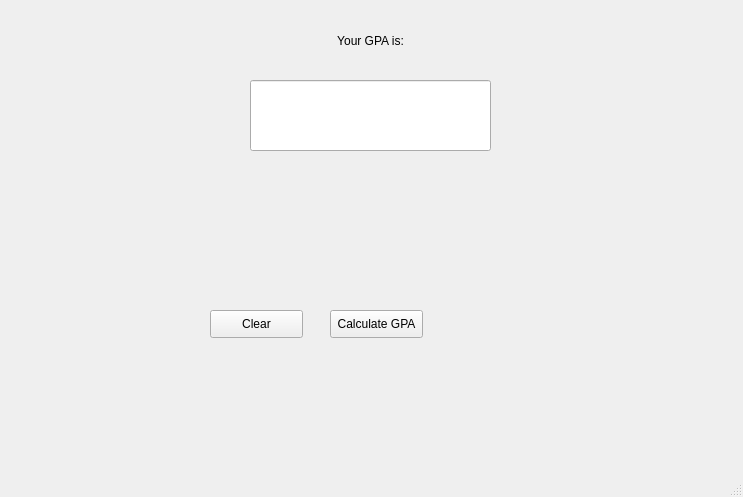
<?xml version="1.0" encoding="UTF-8"?>
<ui version="4.0">
 <class>MainWindow</class>
 <widget class="QMainWindow" name="MainWindow">
  <property name="geometry">
   <rect>
    <x>0</x>
    <y>0</y>
    <width>743</width>
    <height>497</height>
   </rect>
  </property>
  <property name="windowTitle">
   <string>MainWindow</string>
  </property>
  <widget class="QWidget" name="centralwidget">
   <widget class="QPushButton" name="pushButton_calculate">
    <property name="geometry">
     <rect>
      <x>330</x>
      <y>310</y>
      <width>93</width>
      <height>28</height>
     </rect>
    </property>
    <property name="text">
     <string>Calculate GPA</string>
    </property>
   </widget>
   <widget class="QLabel" name="label_GPA_Title">
    <property name="geometry">
     <rect>
      <x>250</x>
      <y>10</y>
      <width>241</width>
      <height>61</height>
     </rect>
    </property>
    <property name="text">
     <string>Your GPA is:</string>
    </property>
    <property name="alignment">
     <set>Qt::AlignCenter</set>
    </property>
   </widget>
   <widget class="QLineEdit" name="lineEdit_GPA">
    <property name="geometry">
     <rect>
      <x>250</x>
      <y>80</y>
      <width>241</width>
      <height>71</height>
     </rect>
    </property>
   </widget>
   <widget class="QPushButton" name="pushButton_clear">
    <property name="geometry">
     <rect>
      <x>210</x>
      <y>310</y>
      <width>93</width>
      <height>28</height>
     </rect>
    </property>
    <property name="text">
     <string>Clear</string>
    </property>
   </widget>
  </widget>
  <widget class="QMenuBar" name="menubar">
   <property name="geometry">
    <rect>
     <x>0</x>
     <y>0</y>
     <width>743</width>
     <height>26</height>
    </rect>
   </property>
  </widget>
  <widget class="QStatusBar" name="statusbar"/>
 </widget>
 <resources/>
 <connections/>
</ui>
